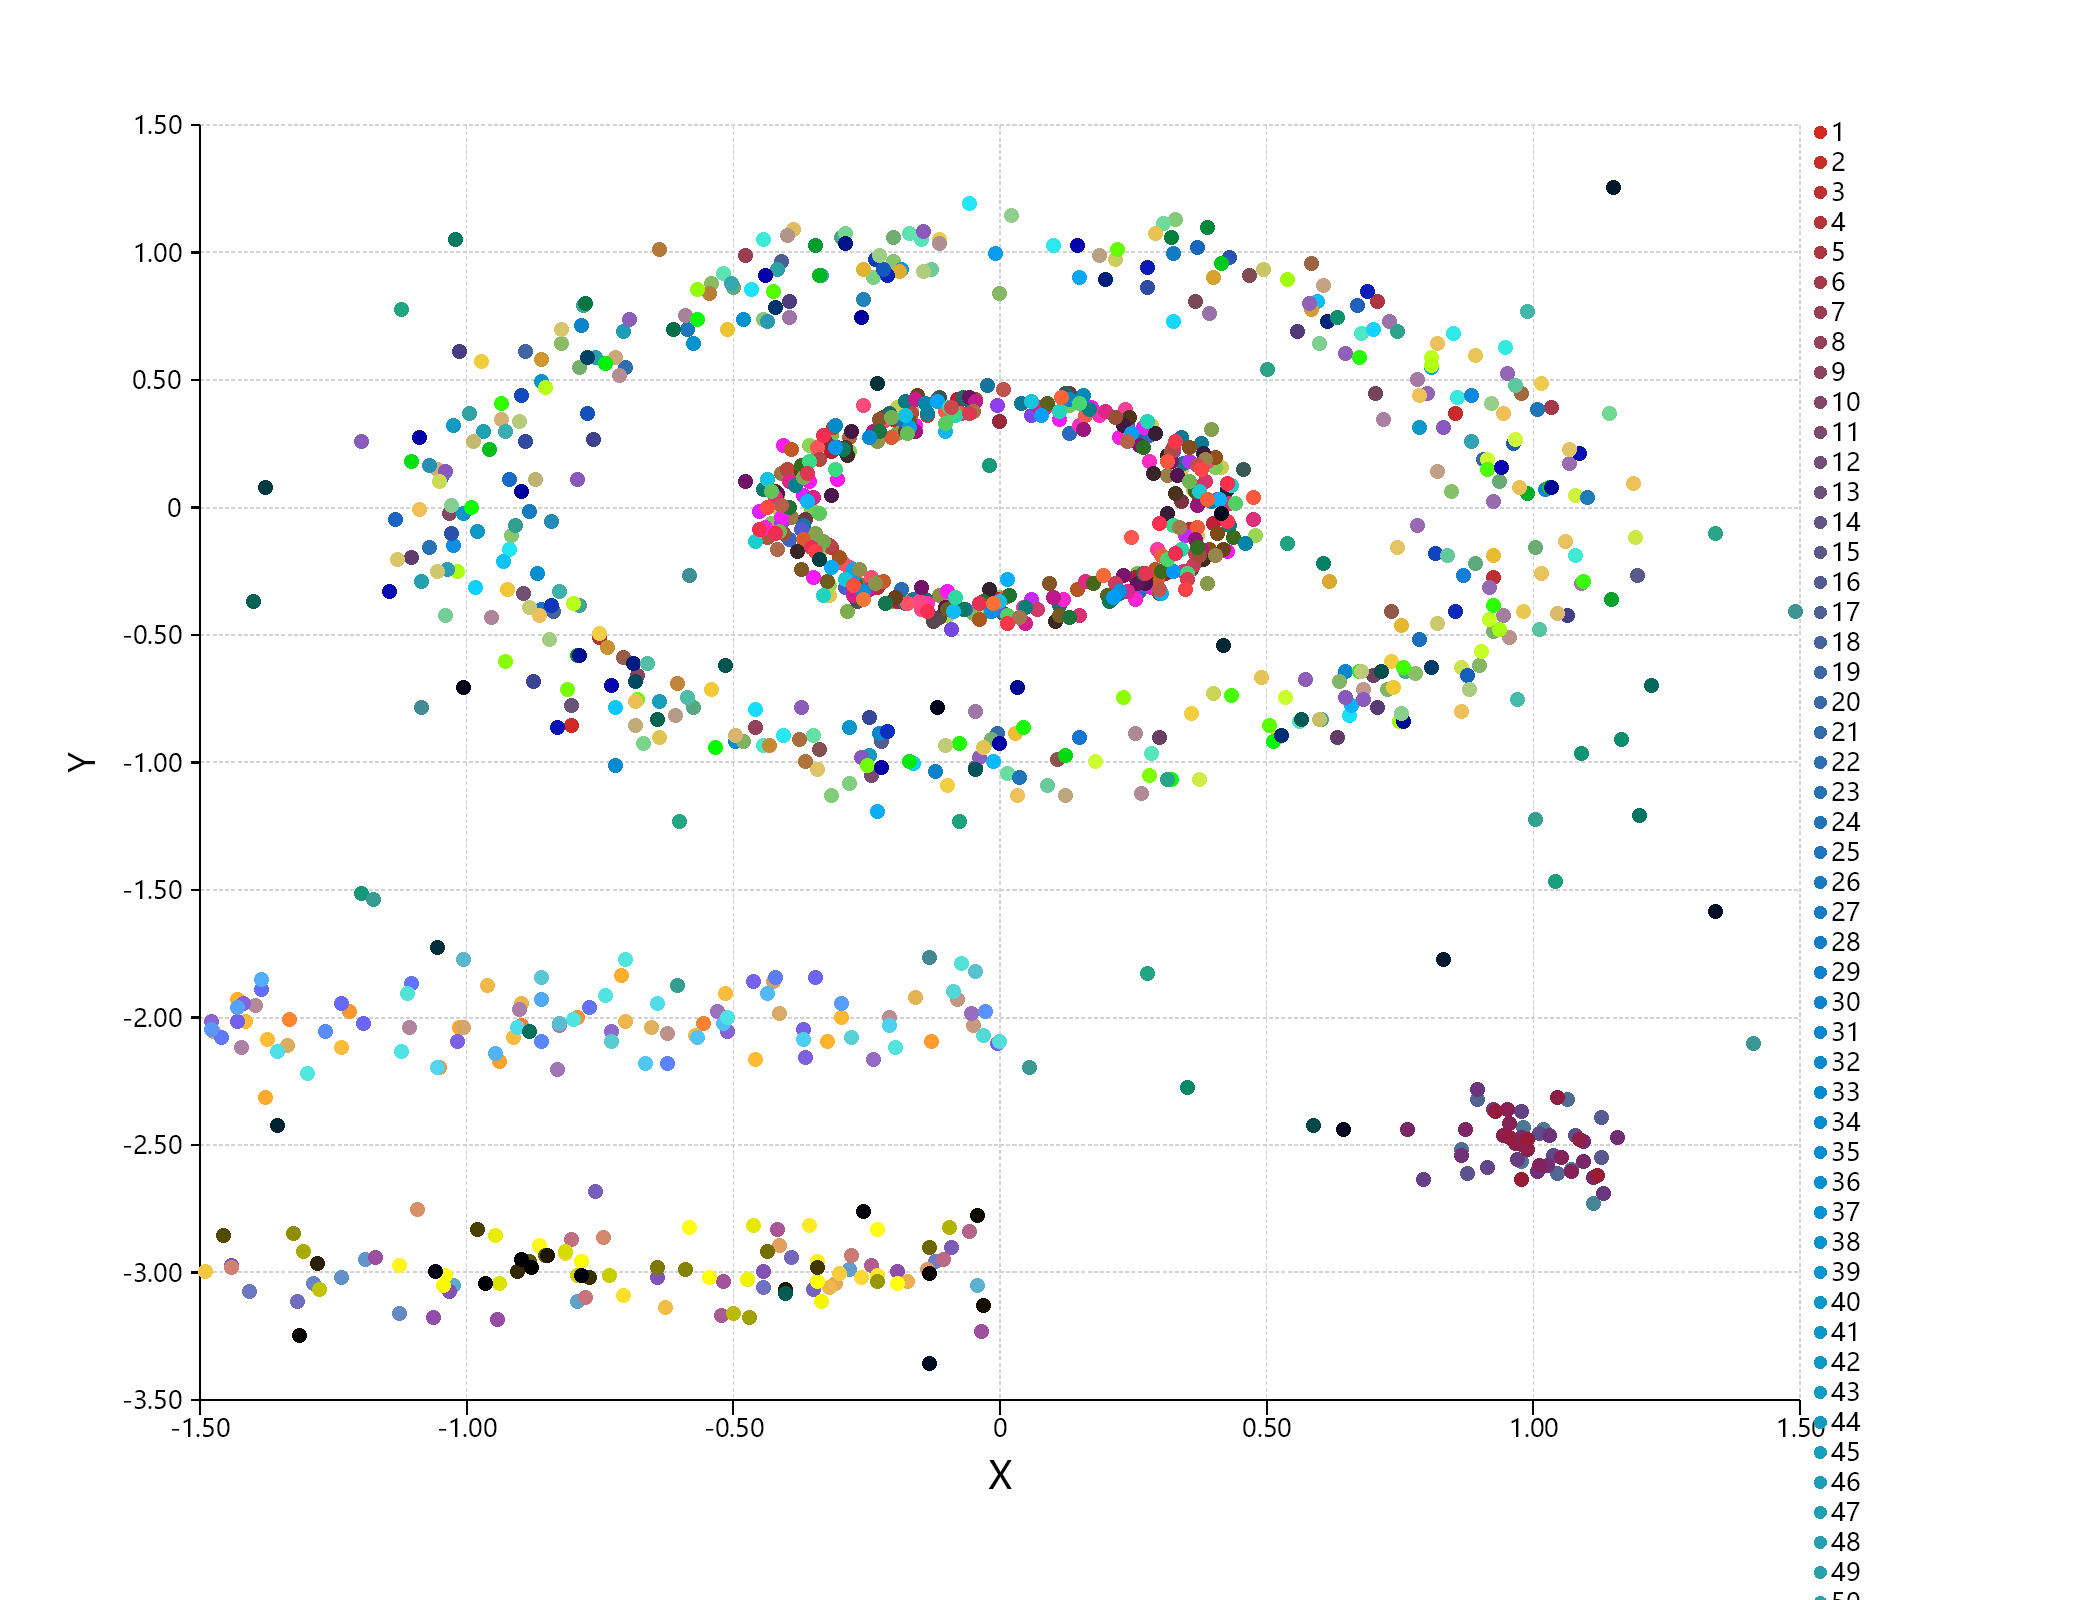

Source code (R):
imports "clustering" from "MLkit";

let multishapes = read.csv(system.file("data/multishapes.csv", package = "REnv"), row.names = NULL, check.names = FALSE);

print(multishapes, max.print = 16);

multishapes[,"shape"] = NULL;

multishapes = knn_cluster(multishapes, knn = 32, p = 0.8);
multishapes = as.data.frame(multishapes);

print(multishapes, max.print = 16);

# show object detection result
bitmap(file = relative_work( "shapes_knn.png")) {
	plot(as.numeric(multishapes[, "x"]), as.numeric(multishapes[, "y"]), 
		class     = multishapes[, "Cluster"], 
		grid.fill = "white",
		padding   = "padding: 125px 300px 200px 200px;",
		colorSet  = "paper"
	);
}
